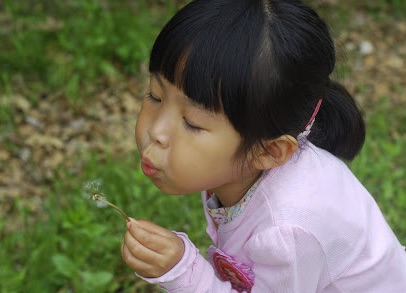
#> input picture img/girl.jpg, 406 x 293 px
$ python remap_barrel.py
#> lines starting #> are read from the running program, lines starting #| are printed output that depends on the picture
import cv2
import numpy as np

# 왜곡 계수 설정
k1, k2, k3 = 0.5, 0.2, 0.0           # 배럴 왜곡
# k1, k2, k3 = -0.3, 0, 0            # 핀큐션 왜곡

img = cv2.imread('../img/girl.jpg')
#> img is the input picture: shape (293, 406, 3); mean B, G, R 82.4, 104.7, 105.5
rows, cols = img.shape[:2]
#> rows = 293; cols = 406

# 매핑 배열 생성
mapy, mapx = np.indices((rows, cols), dtype=np.float32)

# 중앙점 좌표에서 -1 ~ 1 정규화 및 극좌표 변환
mapx = 2 * mapx / (cols - 1) - 1
mapy = 2 * mapy / (rows - 1) - 1
r, theta = cv2.cartToPolar(mapx, mapy)
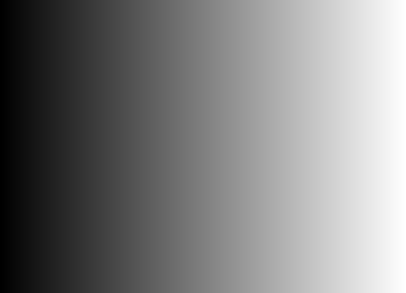
#> mapx: shape (293, 406) float32; min -1, max 1, mean -5.13e-09; drawn with min black and max white

# 방사 왜곡 변형 연산
ru = r * (1 + k1 * (r **2) + k2 * (r**4) + k3 * (r**6))

# 직교 좌표 및 좌상단 기준으로 복원
mapx, mapy = cv2.polarToCart(ru, theta)
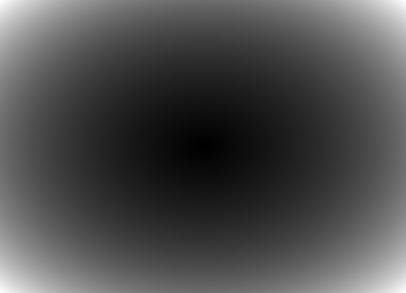
#> ru: shape (293, 406) float32; min 0.00247, max 3.96, mean 1.21; drawn with min black and max white
mapx = ((mapx + 1) * cols - 1) / 2
mapy = ((mapy + 1) * rows - 1) / 2

# 리매핑
distorted = cv2.remap(img, mapx, mapy, cv2.INTER_LINEAR)
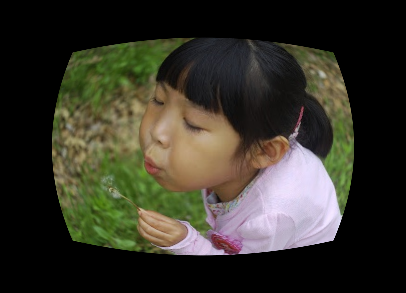
#> distorted: shape (293, 406, 3); mean B, G, R 40.7, 51.5, 53.4

cv2.imshow('origin', img)
cv2.imshow('distorted', distorted)
cv2.waitKey()
cv2.destroyAllWindows()
